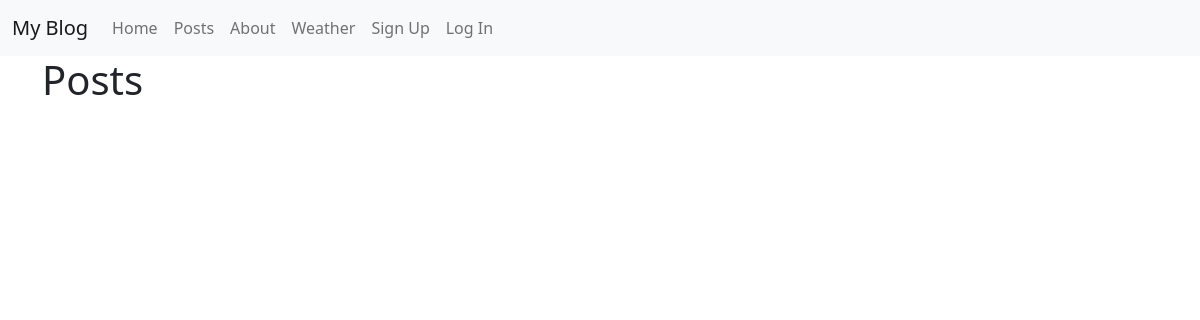
The app's page /posts/, older data.
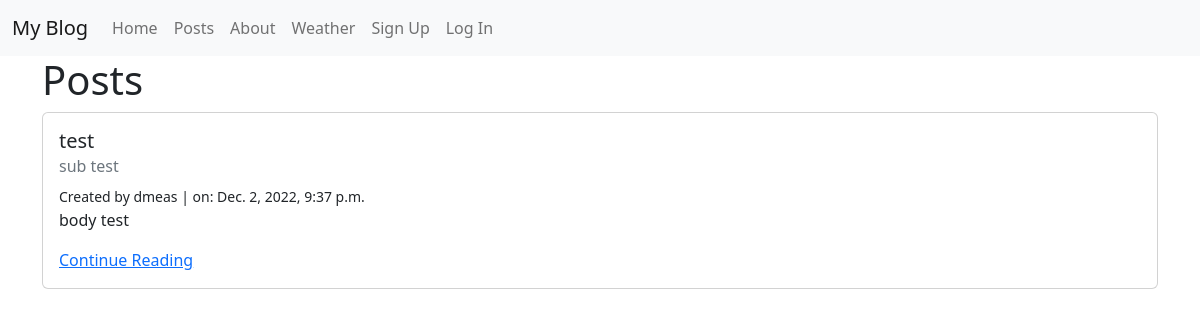
The same page, newer data.
### posts/models.py (models this page shows, shortened)
class Post(models.Model):
    title = models.CharField(max_length=128)
    subtitle = models.CharField(max_length=128)
    body = models.TextField()
    created_on = models.DateTimeField(auto_now_add=True)
    author = models.ForeignKey(
        get_user_model(),
        on_delete=models.CASCADE
    )
    status = models.ForeignKey(
        Status,
        on_delete=models.CASCADE,
        default=2,
    )

### posts/views.py (the view)
# urls.py: path('', views.PostListView.as_view(), name='list'),
class PostListView(ListView):
    template_name = "posts/list.html"
    model = Post
    def get_context_data(self, **kwargs):
        context = super().get_context_data(**kwargs)
        status = Status.objects.get(id=1)
        context["post_list"] = Post.objects.filter(
            status=status).order_by("created_on").reverse()
        return context

### templates/posts/list.html (shortened to what this page needs)
{% extends 'base.html' %}
{% block content %}
<h1>Posts</h1>
{% for post in post_list %}
    <div class="card">
        <div class="card-body">
            <h5 class="card-title">{{ post.title }}</h5>
            <h6 class="card-subtitle mb-2 text-muted">{{ post.subtitle }}</h6>
            <small>Created by {{ post.author }} | on: {{ post.created_on }}</small>
            <p class="card-text">{{ post.body|truncatechars:500 }}</p>
            <a href="{% url 'detail' post.id %}" class="card-link">Continue Reading</a>
        </div>
    </div>
    <br>
{% endfor %}
{% endblock content %}

### templates/base.html (shortened to what this page needs)
<!DOCTYPE html>
<html lang="en">
<head>
    <link
        href="https://cdn.jsdelivr.net/npm/bootstrap@5.2.2/dist/css/bootstrap.min.css"
        rel="stylesheet"
>
</head>
<body>
    <nav class="navbar navbar-expand-lg bg-light">
        <div class="container-fluid">
            <a class="navbar-brand" href="{% url 'home' %}">My Blog</a>
            <div class="collapse navbar-collapse" id="navbarNavAltMarkup">
            <div class="navbar-nav">
                <a class="nav-link" href="{% url 'home' %}">Home</a>
                <a class="nav-link" href="{% url 'list' %}">Posts</a>
                <a class="nav-link" href="{% url 'about' %}">About</a>
                <a class="nav-link" href="{% url 'weather' %}">Weather</a>
                {% if user.is_authenticated %}
                <a class="nav-link" href="{% url 'new' %}">New Posts</a>
                <a class="nav-link" href="{% url 'drafts' %}">My Drafts</a>
                <a class="nav-link" href="{% url 'password_change' %}">Password Change</a>
                <a class="nav-link" href="{% url 'logout' %}">Log Out</a>
                {% else %}
                    <a class="nav-link" href="{% url 'signup' %}">Sign Up</a>
                    <a class="nav-link" href="{% url 'login' %}">Log In</a>
                {% endif %}
            </div>
            </div>
        </div>
    </nav>
    <div class="container">
    {% block content %}
    {% endblock content %}
    </div>
</body>
</html>

Row changes from the older to the newer data that the page shows:
added Post: title "test", subtitle "sub test", author "dmeas", created_on "Dec. 2, 2022, 9:37 p.m.", body "body test"
